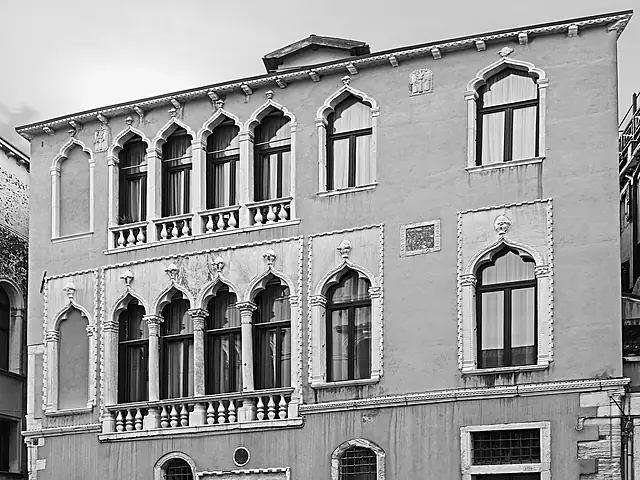
#> input picture analysis/venice_map/photos/1.webp, 640 x 480 px
$ python -i treat.py   (imports and definitions only)
#> lines starting #> are read from the running program, lines starting #| are printed output that depends on the picture
#> further down, picture is the input picture: PIL image 640x480 RGB; mean R, G, B 154.8, 154.8, 154.8
#!/usr/bin/env python3
"""Обработка фото: кроп 4:3, два варианта (оттенки серого; цвет подставляет страница из --ink/--page):
 duo  — «дуотон»: тоновая коррекция, мягкий контраст (на странице: тени -> чернила, света -> бумага)
 hatch — «гравюра»: диагональная штриховка с перекрёстной на тенях, мягкая растушёвка"""
import numpy as np
from PIL import Image, ImageFilter, ImageOps

OUT_W, OUT_H = 640, 480           # 2x; 1x = 320x240

def crop43(im, fx=0.5, fy=0.5, zoom=1.0):
    """Кроп 4:3 с центром в (fx, fy) относительно кадра; zoom>1 — ближе."""
    W, H = im.size
    cw = min(W, H * 4 / 3) / zoom; ch = cw * 3 / 4
    x0 = min(max(fx * W - cw / 2, 0), W - cw); y0 = min(max(fy * H - ch / 2, 0), H - ch)
    return im.crop((round(x0), round(y0), round(x0 + cw), round(y0 + ch)))

def tone(im):
    g = ImageOps.grayscale(im.convert("RGB")).resize((OUT_W, OUT_H), Image.LANCZOS)
    a = np.asarray(g, dtype=np.float32) / 255
    lo, hi = np.percentile(a, 1.5), np.percentile(a, 98.5)
#> lo = 0.00784; hi = 0.996
    a = np.clip((a - lo) / max(hi - lo, 1e-3), 0, 1)
    return a

def duo(im):
    a = tone(im)
    a = a ** 0.95
    a = 0.04 + 0.92 * a                       # не уходим в чистые чёрный/белый: на странице это ink/page
    return Image.fromarray((a * 255).round().astype(np.uint8), "L").filter(ImageFilter.UnsharpMask(1.2, 60, 2))

def hatch(im, ss=3):
    a = tone(im)
    L = Image.fromarray((a * 255).astype(np.uint8), "L").filter(ImageFilter.GaussianBlur(1.1))
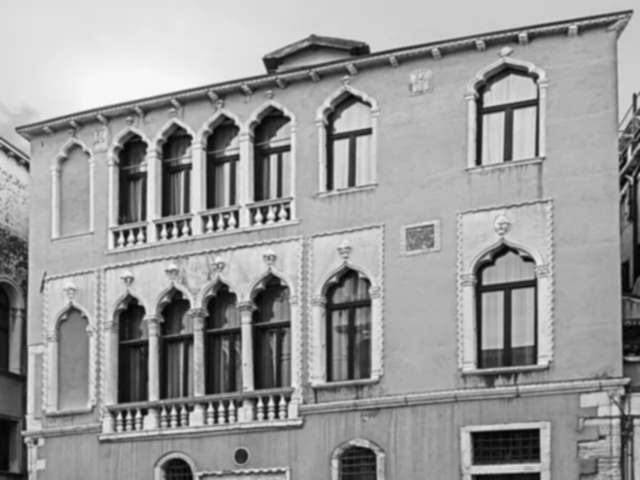
#> L: PIL image 640x480 L; min 4, max 249, mean 154.2
    big = np.asarray(L.resize((OUT_W * ss, OUT_H * ss), Image.BICUBIC), dtype=np.float32) / 255
    dark = 1 - big
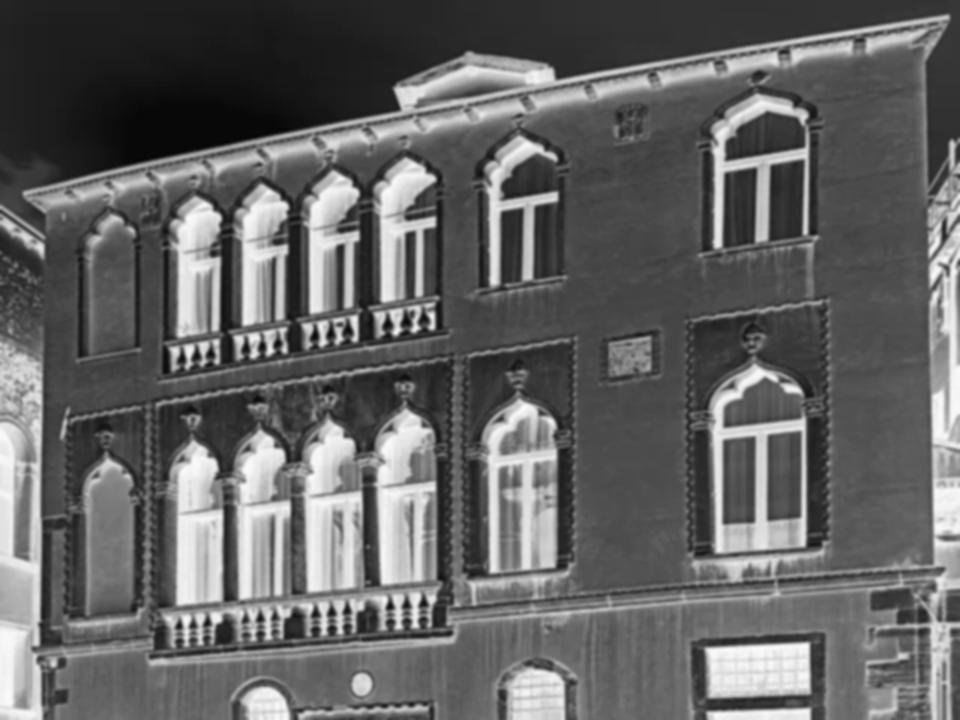
#> dark: shape (1440, 1920) float32 (shown at 1/2 size); min 0.0196, max 0.984, mean 0.395
    h, w = big.shape
#> h = 1440; w = 1920
    yy, xx = np.mgrid[0:h, 0:w].astype(np.float32)
    period = OUT_W * ss / 105.0                # одинаково выглядит на 1x и 2x (период ~ 1/105 ширины)
    def lines(angle, width):
#> called with angle = 45
        c, s = np.cos(np.radians(angle)), np.sin(np.radians(angle))
        u = (xx * c + yy * s) / period
        tri = np.abs((u % 1.0) - 0.5) * 2         # 0 на оси линии, 1 между линиями
        gain = period / (2.0 * ss)                # край линии размыт на ~1 px финальной картинки
        return np.clip((np.clip(width, 0, 1) - tri) * gain, 0, 1)
    ink = lines(45, (dark - 0.06) * 1.15)
    ink2 = lines(135, (dark - 0.55) * 1.7)
#> call 2 of lines, with angle = 135
#> in lines (call 2), `return np.clip((np.clip(width, 0, 1) - tri) * gain, 0, 1)`:
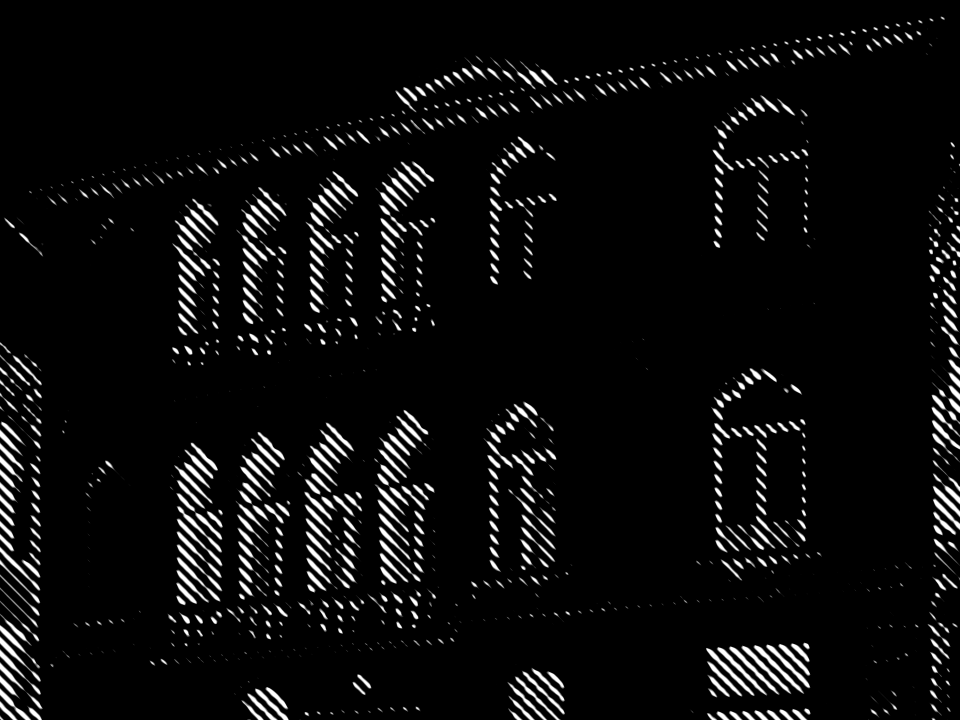
#> returned value: shape (1440, 1920) float32 (shown at 1/2 size); min 0, max 1, mean 0.0484
    ink = np.maximum(ink, ink2)
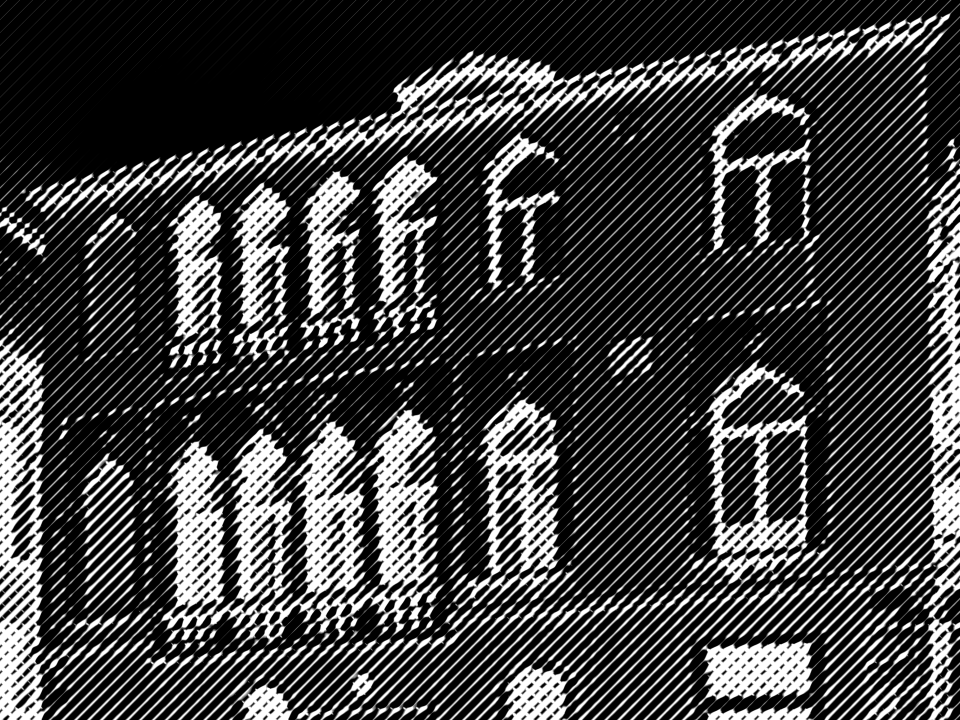
#> ink: shape (1440, 1920) float32 (shown at 1/2 size); min 0, max 1, mean 0.253
    out = 1 - ink
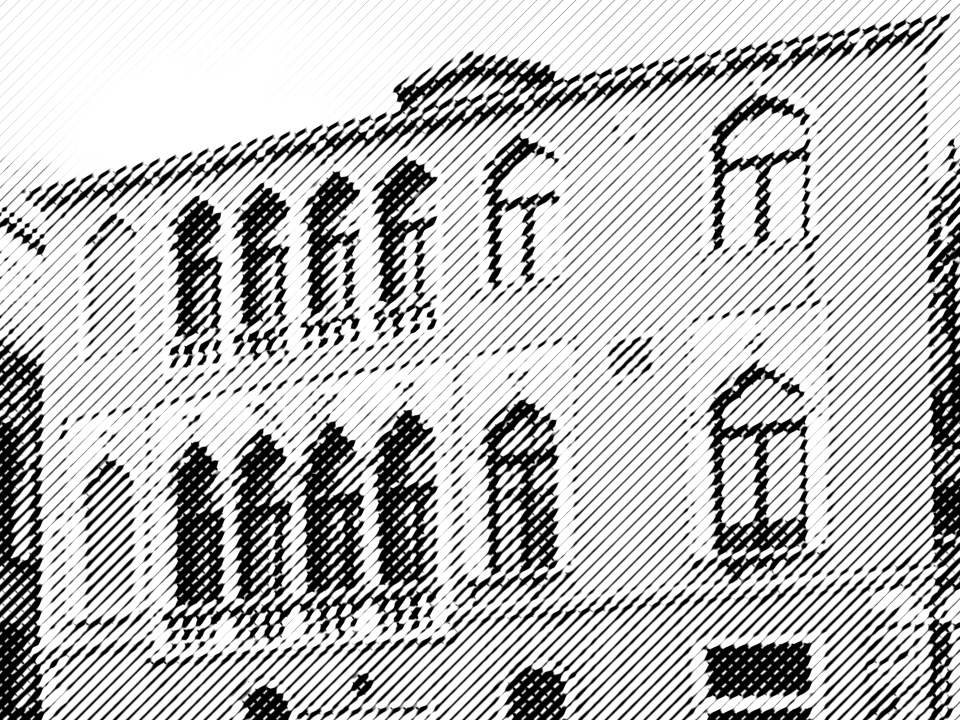
#> out: shape (1440, 1920) float32 (shown at 1/2 size); min 0, max 1, mean 0.747
    img = Image.fromarray((out * 255).astype(np.uint8), "L").resize((OUT_W, OUT_H), Image.LANCZOS)
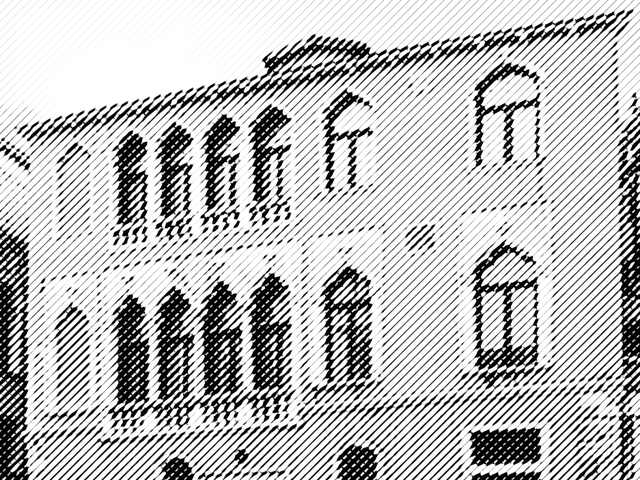
#> img: PIL image 640x480 L; min 0, max 255, mean 189.3
    o = np.asarray(img, dtype=np.float32) / 255
    base = np.asarray(L, dtype=np.float32) / 255
    o = 0.80 * o + 0.20 * base                 # лёгкая тоновая подложка — «растушёвка»
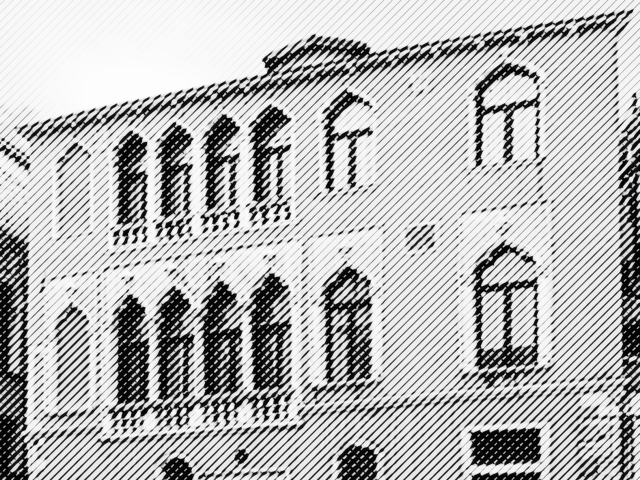
#> o: shape (480, 640) float32; min 0.00314, max 0.995, mean 0.715
    o = 0.05 + 0.90 * o
    return Image.fromarray((o * 255).round().astype(np.uint8), "L")
#> returned value: PIL image 640x480 L

def save_webp(img, path, max_kb=None, q=70):
    """Сохраняет webp; для 1x подбирает качество, чтобы уложиться в max_kb."""
    for qq in range(q, 20, -4):
        img.save(path, "WEBP", quality=qq, method=6)
        if max_kb is None or path.stat().st_size <= max_kb * 1024: return qq
    return qq

>>> from PIL import Image
>>> picture = Image.open('../photos/1.webp')
>>> result = hatch(picture)

$ run again, on analysis/venice_map/photos/10.webp
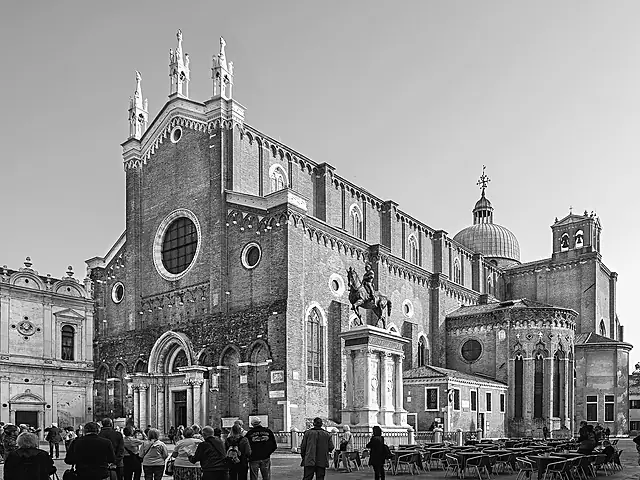
#> input picture analysis/venice_map/photos/10.webp, 640 x 480 px
#> picture is the input picture: PIL image 640x480 RGB; mean R, G, B 147, 147, 147
#> lo = 0.0118; hi = 0.98
#> in hatch, `ink = np.maximum(ink, ink2)`:
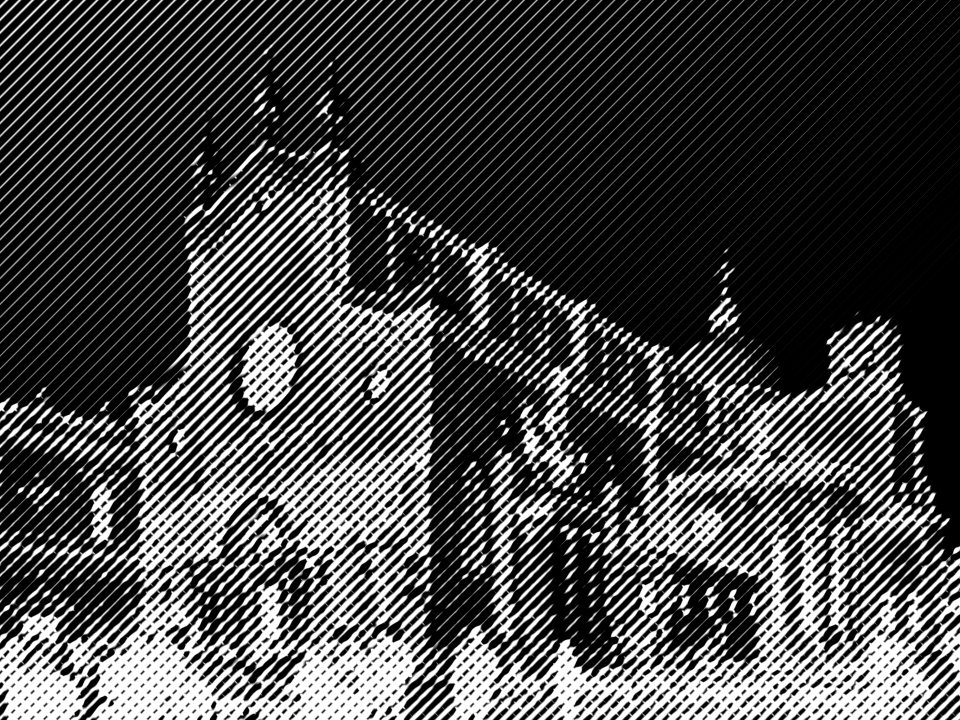
#> ink: shape (1440, 1920) float32 (shown at 1/2 size); min 0, max 1, mean 0.279
#> in hatch, `o = 0.80 * o + 0.20 * base`:
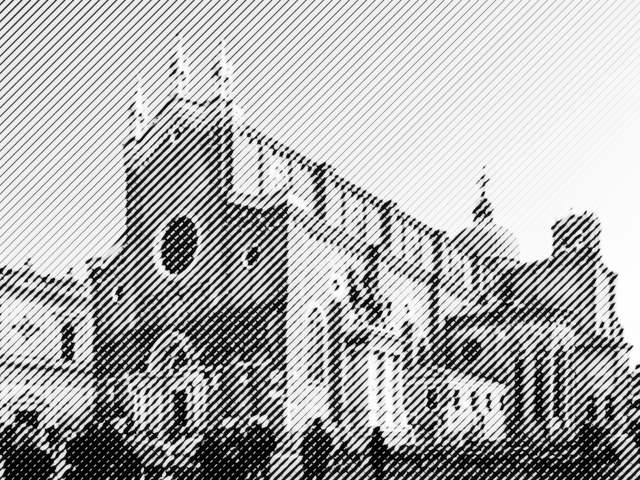
#> o: shape (480, 640) float32; min 0.00314, max 0.998, mean 0.689

$ run again, on analysis/venice_map/photos/11.webp
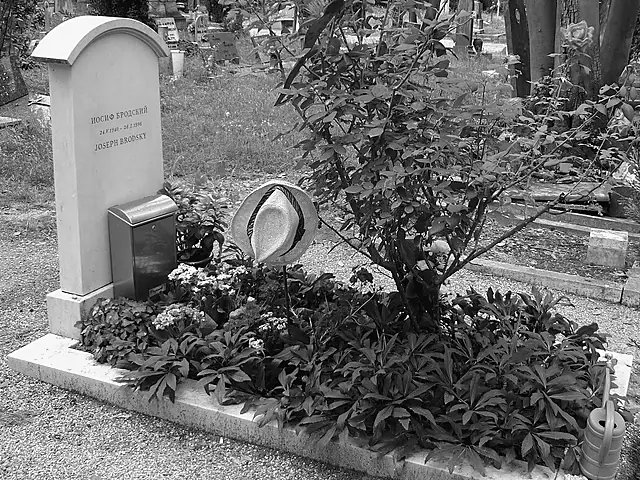
#> input picture analysis/venice_map/photos/11.webp, 640 x 480 px
#> picture is the input picture: PIL image 640x480 RGB; mean R, G, B 109.7, 109.7, 109.7
#> lo = 0.00392; hi = 0.976
#> in hatch, `ink = np.maximum(ink, ink2)`:
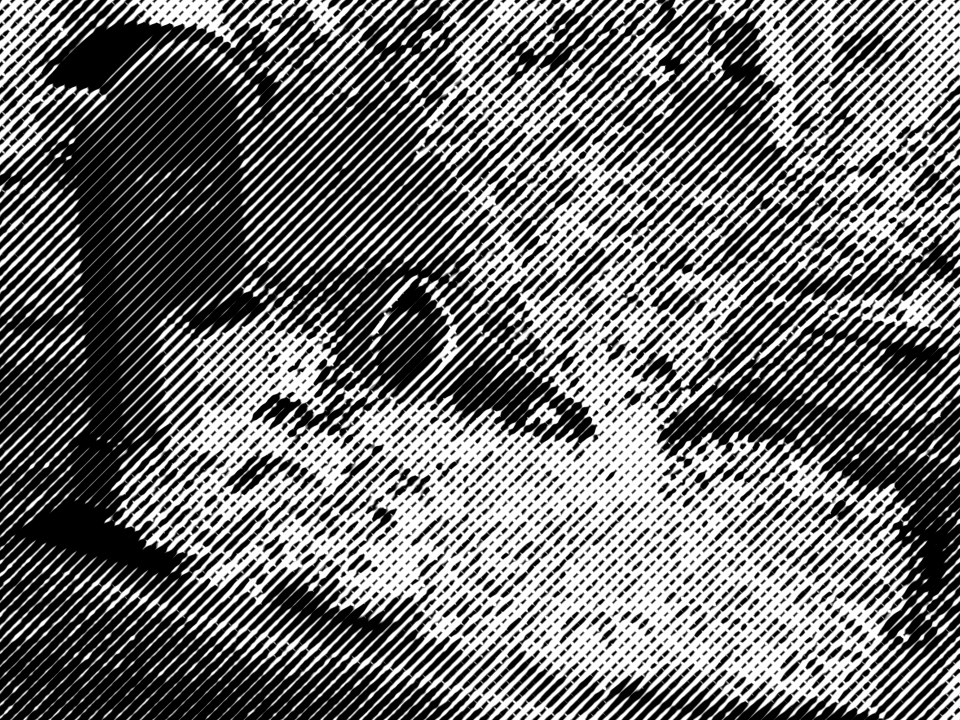
#> ink: shape (1440, 1920) float32 (shown at 1/2 size); min 0, max 1, mean 0.444
#> in hatch, `o = 0.80 * o + 0.20 * base`:
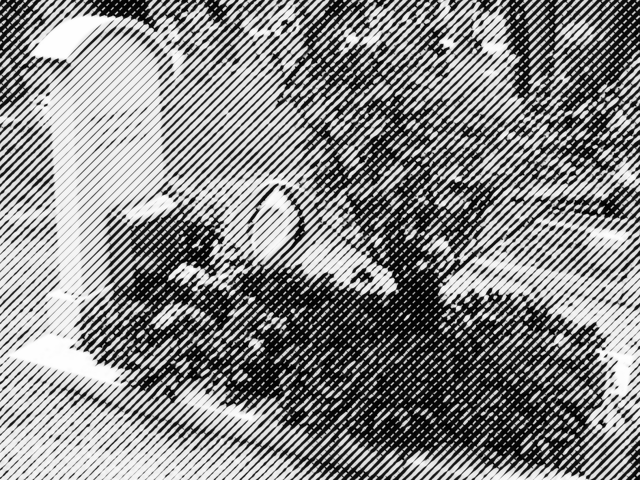
#> o: shape (480, 640) float32; min 0.00392, max 0.998, mean 0.531
